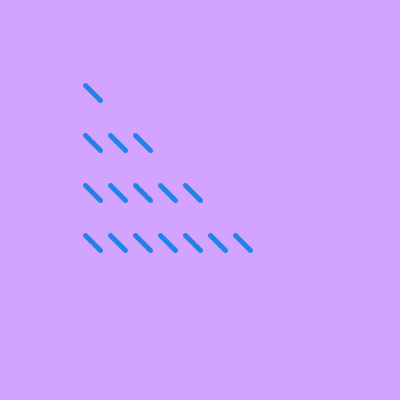
Frame 1 (no input)
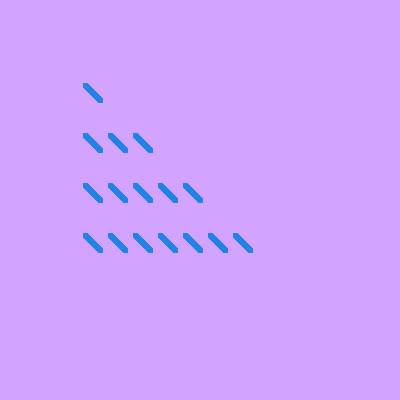
Frame 60 (the mouse pressed at the canvas centre just before this capture)
Frame 120 (the mouse held since frame 60 and released just before this capture): identical to frame 60, image omitted

The Processing sketch that drew these frames (run headless with seeded random() and noise(); from frame 60 on, the mouse is pressed at the canvas centre):

// Processing sketch: nestedForLoop
// ── nestedForLoop.pde
/*
From the Processing Handbook by Ben Fry and Casey Reas, 2007
https://processing.org/handbook/
*/

void setup(){
  size(400, 400);
  background(210, 164, 255); //  purple
  
}


void draw(){
  stroke(33, 130, 232);
  strokeWeight(1);
  pushMatrix();
  scale(5);
  for(int y = 20; y <= 50; y+=10){
    for(int x= 20; x <= y; x +=5){
      line(x, y, x-3, y-3);
    }
  }
  
  popMatrix();
  
  
}
